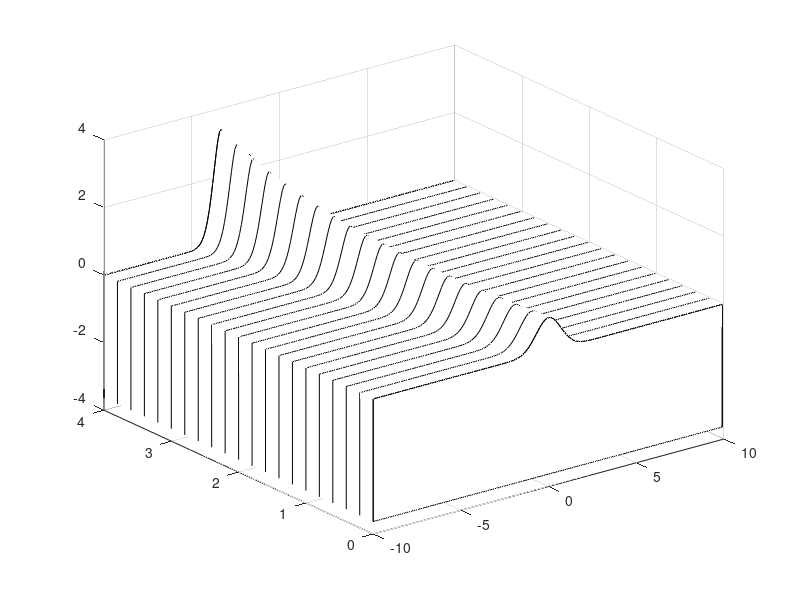

Here is the MATLAB script that generated this plot:
clear all;close all;clc;
%init variables
L=20;n=200;
T=4;
x2=linspace(-L/2,L/2,n+1);
x=x2(1:n);
dx=x(2)-x(1);
dt=.2;
t=0:dt:T;
%compute clf
cfl=dt/dx;
%init condition
u0=exp(-x.^2).';
sol(:,1)=u0;
%second order accurate x derivative matrix
e1=ones(n,1);
A=spdiags([-e1 e1],[-1 1],n,n);
A(n,1)=1; A(1,n)=-1;

%iteration scheme (euler)
for j=1:length(t)-1
    temp=(A*u0);
    u0=u0+(cfl/2)*temp;
    plot(x,u0);
    pause(0.1);
    sol(:,j+1)=u0;
end

%plot
waterfall(x,t,sol.');
colormap([0 0 0]);